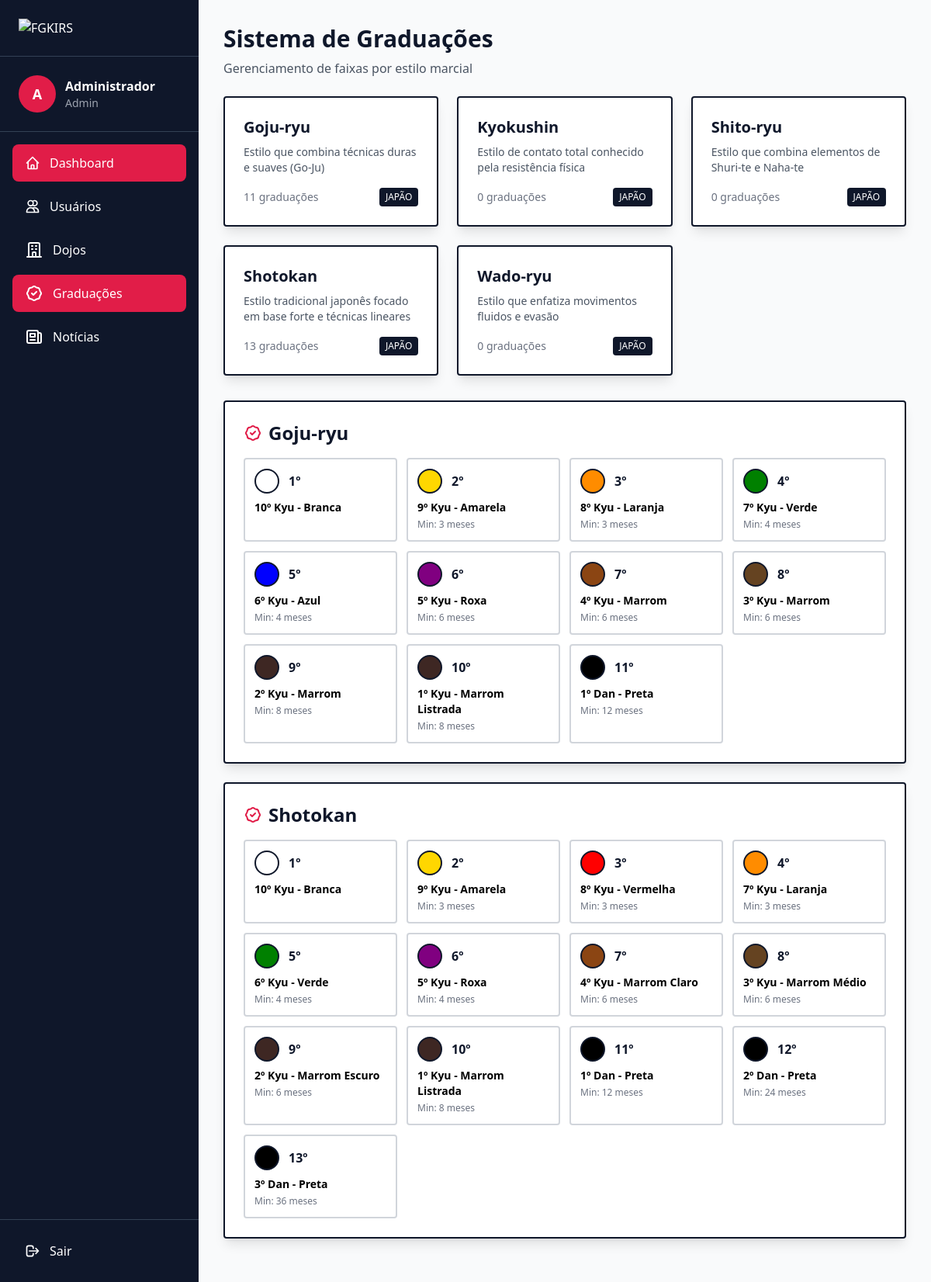
The app's page /fgkirs-admin/graduations (signed in) with its own data.
### tables this page shows
CREATE TABLE IF NOT EXISTS martial_arts_styles (
    id INT AUTO_INCREMENT PRIMARY KEY,
    name VARCHAR(100) NOT NULL UNIQUE,
    description TEXT,
    origin_country VARCHAR(100),
    created_at TIMESTAMP DEFAULT CURRENT_TIMESTAMP,
    updated_at TIMESTAMP DEFAULT CURRENT_TIMESTAMP ON UPDATE CURRENT_TIMESTAMP,
    INDEX idx_name (name)
);

CREATE TABLE IF NOT EXISTS graduations (
    id INT AUTO_INCREMENT PRIMARY KEY,
    style_id INT NOT NULL,
    belt_name VARCHAR(100) NOT NULL,
    belt_color VARCHAR(50) NOT NULL,
    order_rank INT NOT NULL,
    requirements TEXT,
    minimum_time_months INT DEFAULT 0,
    created_at TIMESTAMP DEFAULT CURRENT_TIMESTAMP,
    updated_at TIMESTAMP DEFAULT CURRENT_TIMESTAMP ON UPDATE CURRENT_TIMESTAMP,
    INDEX idx_style_id (style_id),
    INDEX idx_order_rank (order_rank),
    FOREIGN KEY (style_id) REFERENCES martial_arts_styles(id) ON DELETE CASCADE,
    UNIQUE KEY unique_style_rank (style_id, order_rank)
);

### app/Controllers/Admin/GraduationController.php (called while the page is built, shortened)
<?php
class GraduationController
{
    private Database $db;
    public function __construct()
    {
        $this->db = Database::getInstance();
    }
    public function index(): void
    {
        $sql = "SELECT s.*, COUNT(g.id) as graduation_count
                FROM martial_arts_styles s
                LEFT JOIN graduations g ON s.id = g.style_id
                GROUP BY s.id
                ORDER BY s.name";
        $stmt = $this->db->query($sql);
        $styles = $stmt->fetchAll(PDO::FETCH_ASSOC);
        $sql = "SELECT g.*, s.name as style_name
                FROM graduations g
                JOIN martial_arts_styles s ON g.style_id = s.id
                ORDER BY s.name, g.order_rank";
        $stmt = $this->db->query($sql);
        $graduations = $stmt->fetchAll(PDO::FETCH_ASSOC);
        require_once __DIR__ . '/../../Views/admin/graduations/index.php';
    }
}

### public/index.php (called while the page is built, shortened)
<?php
require_once __DIR__ . '/../config/config.php';
$router = new Router();
$router->add('GET', '/', 'HomeController@index');
$router->add('GET', '/home', 'HomeController@index');
$router->add('GET', '/login', 'Auth\LoginController@showLoginForm');
$router->add('POST', '/login', 'Auth\LoginController@login');
$router->add('GET', '/logout', 'Auth\LoginController@logout');
$router->add('GET', '/fgkirs-admin', 'Admin\DashboardController@index');
$router->add('GET', '/fgkirs-admin/dashboard/president', 'Admin\DashboardController@president');
$router->add('GET', '/fgkirs-admin/dashboard/sensei', 'Admin\DashboardController@sensei');
$router->add('GET', '/fgkirs-admin/users', 'Admin\UserController@index');
$router->add('GET', '/fgkirs-admin/users/create', 'Admin\UserController@create');
$router->add('POST', '/fgkirs-admin/users/store', 'Admin\UserController@store');
$router->add('GET', '/fgkirs-admin/users/edit/{id}', 'Admin\UserController@edit');
$router->add('POST', '/fgkirs-admin/users/update/{id}', 'Admin\UserController@update');
$router->add('GET', '/fgkirs-admin/users/delete/{id}', 'Admin\UserController@delete');
$router->add('POST', '/fgkirs-admin/users/toggle-status/{id}', 'Admin\UserController@toggleStatus');
$router->add('GET', '/fgkirs-admin/dojos', 'Admin\DojoController@index');
$router->add('GET', '/fgkirs-admin/dojos/create', 'Admin\DojoController@create');
$router->add('POST', '/fgkirs-admin/dojos/store', 'Admin\DojoController@store');
$router->add('GET', '/fgkirs-admin/dojos/edit/{id}', 'Admin\DojoController@edit');
$router->add('POST', '/fgkirs-admin/dojos/update/{id}', 'Admin\DojoController@update');
$router->add('GET', '/fgkirs-admin/dojos/delete/{id}', 'Admin\DojoController@delete');
$router->add('GET', '/fgkirs-admin/graduations', 'Admin\GraduationController@index');
$router->add('GET', '/fgkirs-admin/graduations/history/{id}', 'Admin\GraduationController@history');
$router->add('GET', '/fgkirs-admin/graduations/promote/{id}', 'Admin\GraduationController@promoteForm');
$router->add('POST', '/fgkirs-admin/graduations/promote', 'Admin\GraduationController@promoteStudent');
$router->add('GET', '/fgkirs-admin/posts', 'Admin\PostController@index');
$router->add('GET', '/fgkirs-admin/posts/create', 'Admin\PostController@create');
$router->add('POST', '/fgkirs-admin/posts/store', 'Admin\PostController@store');
$router->add('GET', '/fgkirs-admin/posts/edit/{id}', 'Admin\PostController@edit');
$router->add('POST', '/fgkirs-admin/posts/update/{id}', 'Admin\PostController@update');
$router->add('GET', '/fgkirs-admin/posts/delete/{id}', 'Admin\PostController@delete');
$router->dispatch();

### config/config.php (called while the page is built, shortened)
<?php
spl_autoload_register(function ($class) {
    $path = __DIR__ . '/../app/' . str_replace('\\', '/', $class) . '.php';
});

### app/Core/Database.php (called while the page is built, shortened)
<?php
class Database
{
    private static ?Database $instance = null;
    private PDO $connection;
    private function __construct()
    {
        try {
            $dsn = sprintf(
                'mysql:host=%s;dbname=%s;charset=utf8mb4',
                DB_HOST,
                DB_NAME
            );
            $this->connection = new PDO(
                $dsn,
                DB_USER,
                DB_PASS,
                [
                    PDO::ATTR_ERRMODE => PDO::ERRMODE_EXCEPTION,
                    PDO::ATTR_DEFAULT_FETCH_MODE => PDO::FETCH_ASSOC,
                    PDO::ATTR_EMULATE_PREPARES => false,
                    PDO::MYSQL_ATTR_INIT_COMMAND => 'SET NAMES utf8mb4'
                ]
            );
        } catch (PDOException $e) {
            error_log('Database connection failed: ' . $e->getMessage());
            throw new PDOException('Database connection error. Please check configuration.');
        }
    }
    public static function getInstance(): Database
    {
        if (self::$instance === null) {
            self::$instance = new self();
        }
        return self::$instance;
    }
    public function query(string $sql, array $params = []): \PDOStatement
    {
        try {
            $stmt = $this->connection->prepare($sql);
            $stmt->execute($params);
            return $stmt;
        } catch (PDOException $e) {
            error_log('Query failed: ' . $e->getMessage());
            throw $e;
        }
    }
}

### app/Views/admin/graduations/index.php (the view, shortened to what this page needs)
<?php
require_once __DIR__ . '/../layout/header.php';
?>
<div class="mb-6">
    <h1 class="text-3xl font-bold text-slate-900">Sistema de Graduações</h1>
    <p class="text-gray-600 mt-2">Gerenciamento de faixas por estilo marcial</p>
</div>
<div class="grid grid-cols-1 md:grid-cols-2 lg:grid-cols-3 gap-6 mb-8">
    <?php foreach ($styles as $style): ?>
        <div class="bg-white rounded border-2 border-slate-900 shadow-lg p-6">
            <h3 class="text-xl font-bold text-slate-900 mb-2">
                <?= htmlspecialchars($style['name']) ?>
            </h3>
            <p class="text-gray-600 text-sm mb-4">
                <?= htmlspecialchars($style['description'] ?? '') ?>
            </p>
            <div class="flex justify-between items-center">
                <span class="text-sm text-gray-500">
                    <?= $style['graduation_count'] ?> graduações
                </span>
                <span class="text-xs bg-slate-900 text-white px-2 py-1 rounded uppercase">
                    <?= htmlspecialchars($style['origin_country'] ?? 'N/A') ?>
                </span>
            </div>
        </div>
    <?php endforeach; ?>
</div>
<?php
$graduationsByStyle = [];
foreach ($graduations as $grad) {
    $graduationsByStyle[$grad['style_name']][] = $grad;
}
?>
<?php foreach ($graduationsByStyle as $styleName => $styleGrads): ?>
    <div class="bg-white rounded border-2 border-slate-900 shadow-lg p-6 mb-6">
        <h2 class="text-2xl font-bold text-slate-900 mb-4 flex items-center">
            <?= htmlspecialchars($styleName) ?>
        </h2>
        <div class="grid grid-cols-1 sm:grid-cols-2 md:grid-cols-3 lg:grid-cols-4 gap-3">
            <?php foreach ($styleGrads as $grad): ?>
                <div class="border-2 border-gray-300 rounded p-3 hover:border-rose-600 transition">
                    <div class="flex items-center gap-3 mb-2">
                        <div class="w-8 h-8 rounded-full border-2 border-slate-900"
                            style="background-color: <?= htmlspecialchars($grad['belt_color']) ?>"></div>
                        <span class="font-bold text-slate-900">
                            <?= $grad['order_rank'] + 1 ?>º
                        </span>
                    </div>
                    <h4 class="font-bold text-sm">
                        <?= htmlspecialchars($grad['belt_name']) ?>
                    </h4>
                    <?php if (!empty($grad['minimum_time_months'])): ?>
                        <p class="text-xs text-gray-500 mt-1">Min:
                            <?= $grad['minimum_time_months'] ?> meses
                        </p>
                    <?php endif; ?>
                </div>
            <?php endforeach; ?>
        </div>
    </div>
<?php endforeach; ?>
<?php require_once __DIR__ . '/../layout/footer.php'; ?>

### records on screen
martial_arts_styles: name "Goju-ryu", description "Estilo que combina técnicas duras e suaves (Go-Ju)", graduation_count "11", origin_country "JAPÃO"
martial_arts_styles: name "Kyokushin", description "Estilo de contato total conhecido pela resistência física", graduation_count "0", origin_country "JAPÃO"
martial_arts_styles: name "Shito-ryu", description "Estilo que combina elementos de Shuri-te e Naha-te", graduation_count "0", origin_country "JAPÃO"
martial_arts_styles: name "Shotokan", description "Estilo tradicional japonês focado em base forte e técnicas lineares", graduation_count "13", origin_country "JAPÃO"
martial_arts_styles: name "Wado-ryu", description "Estilo que enfatiza movimentos fluidos e evasão", graduation_count "0", origin_country "JAPÃO"
graduations: $grad['order_rank'] + 1 "1", belt_name "10º Kyu - Branca"
graduations: $grad['order_rank'] + 1 "2", belt_name "9º Kyu - Amarela", minimum_time_months "3"
graduations: $grad['order_rank'] + 1 "3", belt_name "8º Kyu - Laranja", minimum_time_months "3"
graduations: $grad['order_rank'] + 1 "4", belt_name "7º Kyu - Verde", minimum_time_months "4"
graduations: $grad['order_rank'] + 1 "5", belt_name "6º Kyu - Azul", minimum_time_months "4"
graduations: $grad['order_rank'] + 1 "6", belt_name "5º Kyu - Roxa", minimum_time_months "6"
graduations: $grad['order_rank'] + 1 "7", belt_name "4º Kyu - Marrom", minimum_time_months "6"
graduations: $grad['order_rank'] + 1 "8", belt_name "3º Kyu - Marrom", minimum_time_months "6"
graduations: $grad['order_rank'] + 1 "9", belt_name "2º Kyu - Marrom", minimum_time_months "8"
graduations: $grad['order_rank'] + 1 "10", belt_name "1º Kyu - Marrom Listrada", minimum_time_months "8"
graduations: $grad['order_rank'] + 1 "11", belt_name "1º Dan - Preta", minimum_time_months "12"
graduations: $grad['order_rank'] + 1 "1", belt_name "10º Kyu - Branca"
graduations: $grad['order_rank'] + 1 "2", belt_name "9º Kyu - Amarela", minimum_time_months "3"
graduations: $grad['order_rank'] + 1 "3", belt_name "8º Kyu - Vermelha", minimum_time_months "3"
graduations: $grad['order_rank'] + 1 "4", belt_name "7º Kyu - Laranja", minimum_time_months "3"
graduations: $grad['order_rank'] + 1 "5", belt_name "6º Kyu - Verde", minimum_time_months "4"
graduations: $grad['order_rank'] + 1 "6", belt_name "5º Kyu - Roxa", minimum_time_months "4"
graduations: $grad['order_rank'] + 1 "7", belt_name "4º Kyu - Marrom Claro", minimum_time_months "6"
graduations: $grad['order_rank'] + 1 "8", belt_name "3º Kyu - Marrom Médio", minimum_time_months "6"
graduations: $grad['order_rank'] + 1 "9", belt_name "2º Kyu - Marrom Escuro", minimum_time_months "6"
graduations: $grad['order_rank'] + 1 "10", belt_name "1º Kyu - Marrom Listrada", minimum_time_months "8"
graduations: $grad['order_rank'] + 1 "11", belt_name "1º Dan - Preta", minimum_time_months "12"
graduations: $grad['order_rank'] + 1 "12", belt_name "2º Dan - Preta", minimum_time_months "24"
graduations: $grad['order_rank'] + 1 "13", belt_name "3º Dan - Preta", minimum_time_months "36"

### other values on screen
substr($currentUser['name'] ?? 'U', 0, 1) "A"
$currentUser['name'] "Administrador"
$currentUser['role'] "Admin"
$styleName "Goju-ryu"
$styleName "Shotokan"
